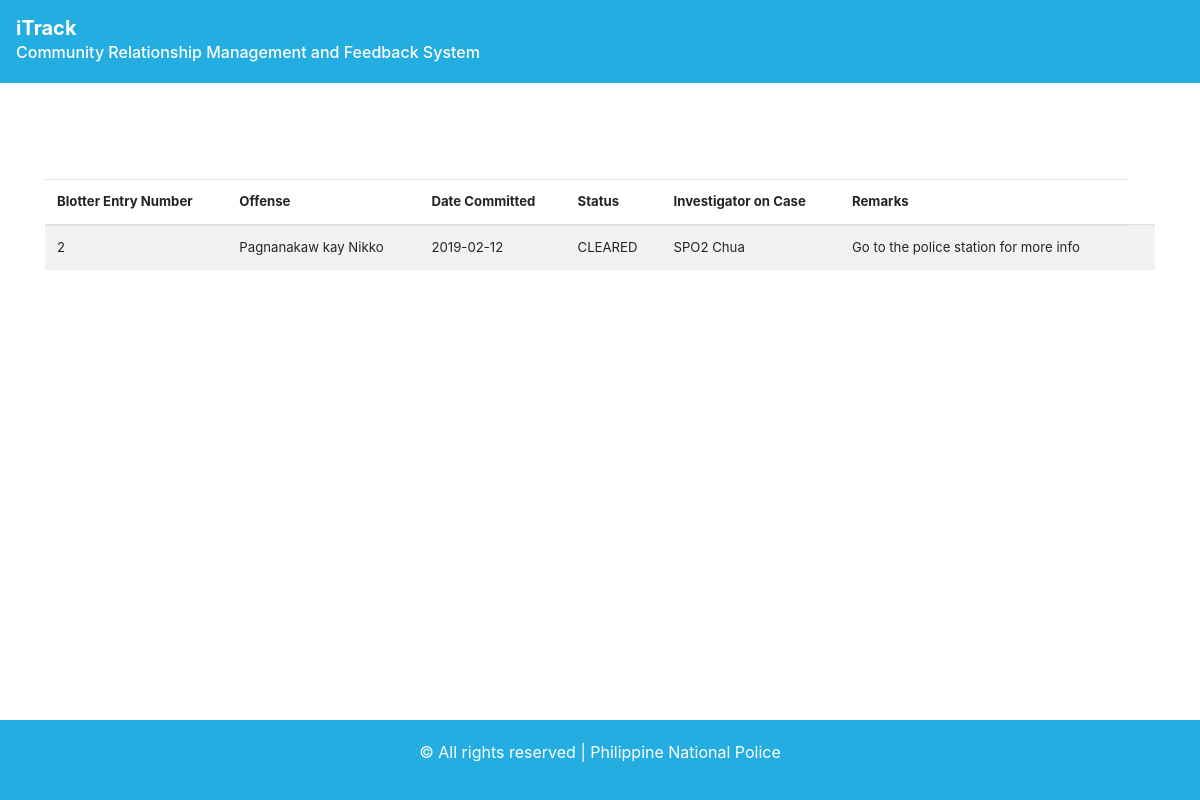
The app's page /complainant_view.php with its own data.
### tables this page shows
CREATE TABLE `compview` (
  `benNum` int(11) NOT NULL,
  `compOffense` varchar(150) NOT NULL,
  `dateComi` date NOT NULL,
  `compStatus` longtext NOT NULL,
  `compInv` varchar(200) NOT NULL,
  `compRemarks` longtext,
  `dateCompl` date DEFAULT NULL
);

### complainant_view.php (the view, shortened to what this page needs)
<?php
	require "viewingheader.php";
?>
<?php
   include_once 'includes/admin.inc.php';
?>
<!DOCTYPE html>
<html lang="en">
<head>
    <link rel="stylesheet" href="css/bootstrap.css">
    <link href="//maxcdn.bootstrapcdn.com/font-awesome/4.7.0/css/font-awesome.min.css" rel="stylesheet">
</head>
<body>
	<br>
	<br>
	<br>
	<br>
        <div class="row">
            <div class="container">
            	<table id="myTable">
                <table class="table table-striped">
                    <thead>
                        <th>Blotter Entry Number</th>
                        <th>Offense</th>
                        <th>Date Committed</th>
                        <th>Status</th>
                        <th>Investigator on Case</th>
                        <th>Remarks</th>
                    </thead>
                    <tbody>
                        <?php
                        $sql = "SELECT* FROM compview WHERE benNum='2';";
                        $select_case = mysqli_query($conn, $sql);
                        while($row = mysqli_fetch_assoc($select_case))
                        {
                            $benNum = $row['benNum'];
                            $compOffense = $row['compOffense'];
                            $dateComi = $row['dateComi'];
                            $compStatus = $row['compStatus'];
                            $compInv = $row['compInv'];
                            $compRemarks = $row['compRemarks'];
                            $dateCompl= $row['dateCompl'];
                            echo"<tr>";
                            echo "<td> $benNum </td>";
                            echo "<td> $compOffense </td>";
                            echo "<td> $dateComi </td>";
                            echo "<td> $compStatus </td>";
                            echo "<td> $compInv </td>";
                            echo "<td> $compRemarks </td>";
                            echo "<td> $dateCompl </td>";
                            echo "</tr>";
                        }
                        ?>
                    </tbody>
                </table>
                </table>
            </div>
        </div>
</body>
</html>
<?php
	require "viewingfooter.php";
?>

### records on screen
compview: benNum "2", compOffense "Pagnanakaw kay Nikko", dateComi "2019-02-12", compStatus "CLEARED", compInv "SPO2 Chua", compRemarks "Go to the police station for more info"
